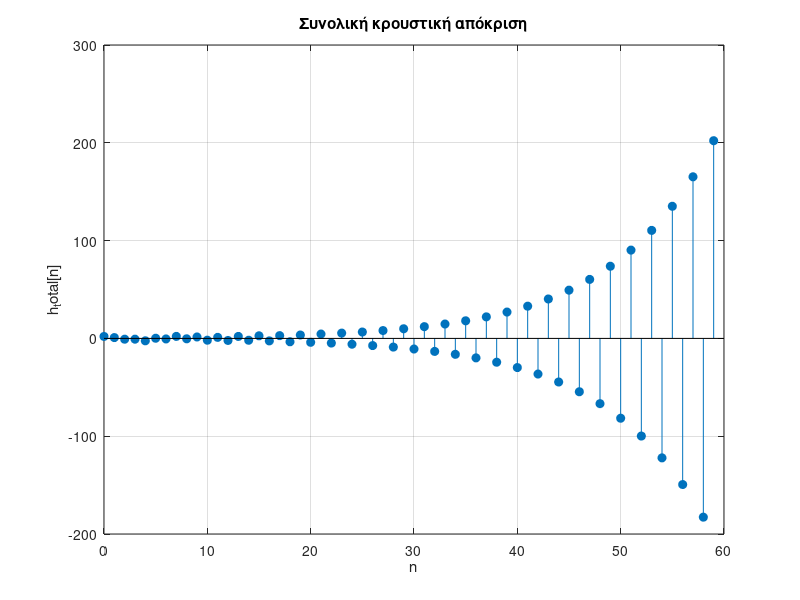

Reproduce this figure in MATLAB.
%S1
b1= [0 0.1 0 0.1];
a1= [2 1 0.5];

%S2
b2= [2 0 1];
a2= 1;

%S3
b3= [1 0.4 -1.4];
a3= [1 0 -0.5 0.8];

%S1+S2 - παράλληλη σύνδεση
c1= conv(b1, a2);   % αριθμητής1
c2= conv(b2, a1);   % αριθμητής2

%μετατροπή στο ίδιο μήκος
L= max(length(c1), length(c2));
c1= [c1, zeros(1, L- length(c1))];
c2= [c2, zeros(1, L- length(c2))];

Bpar = c1 + c2;      %αριθμητής S1,2
Apar = conv(a1, a2); %παρονομαστής S1,2

%Σύνδεση S3(S1+S2)
b_total = conv(b3, Bpar);
a_total = conv(a3, Apar);

%Συνολική κρουστική απόκριση
N= 60;
[h_total, n]= impz(b_total, a_total, N);

stem(n, h_total, 'filled');
grid on;
xlabel('n');
ylabel('h_total[n]');
title('Συνολική κρουστική απόκριση');
